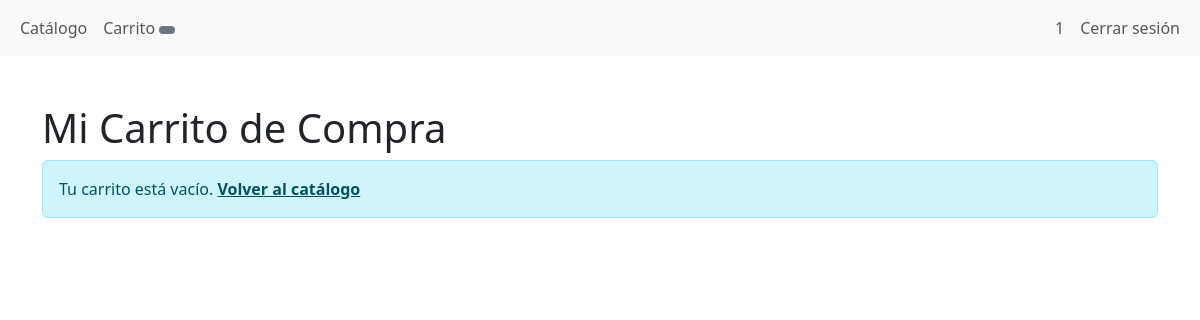
The app's page /carrito (signed in), older data.
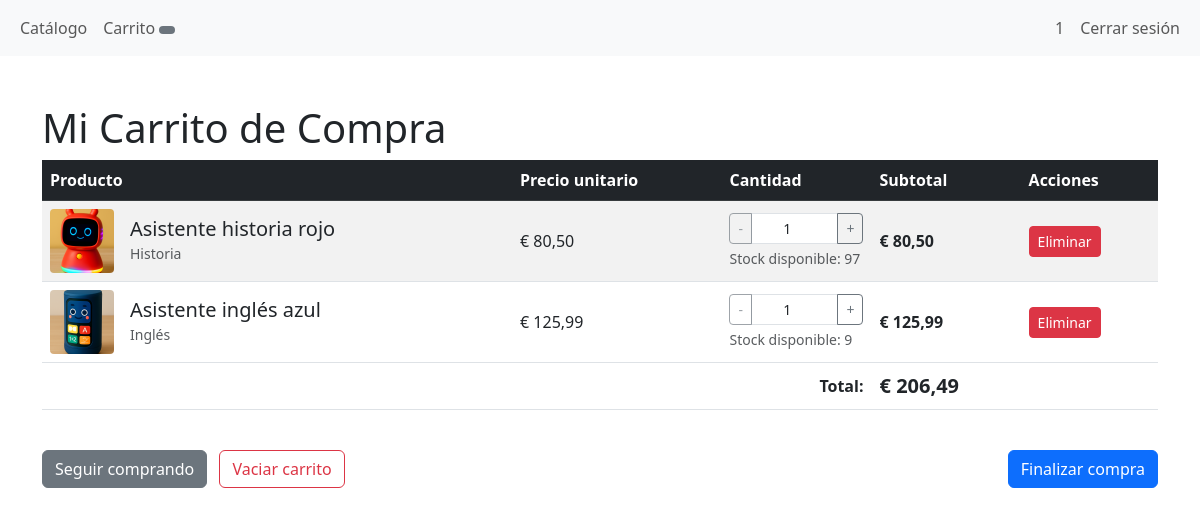
The same page, newer data.
### tables this page shows
CREATE TABLE Items_Carrito (
            id_item INTEGER PRIMARY KEY AUTOINCREMENT,
            id_carrito INTEGER NOT NULL,
            id_producto INTEGER NOT NULL,
            cantidad INTEGER NOT NULL DEFAULT 1,
            FOREIGN KEY (id_carrito) REFERENCES Carritos(id_carrito),
            FOREIGN KEY (id_producto) REFERENCES Productos(id_producto)
        );

CREATE TABLE Productos (
            id_producto INTEGER PRIMARY KEY AUTOINCREMENT,
            nombre TEXT NOT NULL,
            descripcion TEXT,
            precio REAL NOT NULL,
            stock INTEGER NOT NULL DEFAULT 0,
            categoria TEXT,
            imagen_url TEXT
        );

### controllers/CarritoController.php (called while the page is built, shortened)
<?php
require_once __DIR__ . '/../models/Carrito.php';
require_once __DIR__ . '/../models/ItemCarrito.php';
require_once __DIR__ . '/../models/Producto.php';
class CarritoController {
    private PDO $db;
    public function __construct(PDO $db) {
        $this->db = $db;
    }
    public function index() {
        $userId  = $_SESSION['user_id'];
        $carrito = Carrito::getActive($this->db, $userId);
        $items   = $carrito->getItems($this->db);
        $total   = $carrito->getTotal($this->db);
        include __DIR__ . '/../views/header.php';
        include __DIR__ . '/../views/carrito.php';
        include __DIR__ . '/../views/footer.php';
    }
}

### models/Carrito.php (called while the page is built, shortened)
<?php
class Carrito {
    public int $id_carrito;
    public static function getActive(PDO $db, int $userId): ?Carrito {
        $sql = "
            SELECT
                id_carrito,
                id_usuario,
                fecha_creacion,
                activo
            FROM Carritos
            WHERE id_usuario = :id_usuario AND activo = 1
            ORDER BY fecha_creacion DESC
            LIMIT 1
        ";
        $stmt = $db->prepare($sql);
        $stmt->execute(['id_usuario' => $userId]);
        $stmt->setFetchMode(PDO::FETCH_CLASS | PDO::FETCH_PROPS_LATE, self::class);
        $carrito = $stmt->fetch();
        return $carrito;
    }
    public function getItems(PDO $db): array {
        return ItemCarrito::getAllByCarrito($db, $this->id_carrito);
    }
    public function getTotal(PDO $db): float {
        $sql = "
            SELECT SUM(p.precio * ic.cantidad) as total
            FROM Items_Carrito ic
            JOIN Productos p ON ic.id_producto = p.id_producto
            WHERE ic.id_carrito = :id_carrito
        ";
        $stmt = $db->prepare($sql);
        $stmt->execute(['id_carrito' => $this->id_carrito]);
        $result = $stmt->fetch(PDO::FETCH_ASSOC);
        return $result['total'] ?? 0;
    }
}

### models/ItemCarrito.php (called while the page is built, shortened)
<?php
require_once __DIR__ . '/Producto.php';
class ItemCarrito {
    public static function getAllByCarrito(PDO $db, int $carritoId): array {
        $sql = "
            SELECT
                ic.id_item,
                ic.id_carrito,
                ic.id_producto,
                ic.cantidad,
                p.id_producto as 'producto_id',
                p.nombre,
                p.descripcion,
                p.precio,
                p.stock,
                p.categoria,
                p.imagen_url
            FROM Items_Carrito ic
            JOIN Productos p ON ic.id_producto = p.id_producto
            WHERE ic.id_carrito = :id_carrito
        ";
        $stmt = $db->prepare($sql);
        $stmt->execute(['id_carrito' => $carritoId]);
        $items = [];
        while ($row = $stmt->fetch(PDO::FETCH_ASSOC)) {
            $item = new ItemCarrito();
            $item->id_item = $row['id_item'];
            $item->id_carrito = $row['id_carrito'];
            $item->id_producto = $row['id_producto'];
            $item->cantidad = $row['cantidad'];
            $producto = new Producto();
            $producto->id_producto = $row['producto_id'];
            $producto->nombre = $row['nombre'];
            $producto->descripcion = $row['descripcion'];
            $producto->precio = $row['precio'];
            $producto->stock = $row['stock'];
            $producto->categoria = $row['categoria'];
            $producto->imagen_url = $row['imagen_url'];
            $item->producto = $producto;
            $items[] = $item;
        }
        return $items;
    }
}

### models/producto.php (called while the page is built, shortened)
<?php
class Producto {
    public float   $precio;
    public ?string $imagen_url;
    public function getPrecioFormateado(): string {
        return number_format($this->precio, 2, ',', '.');
    }
    public function getRutaImagen(): string {
        $ruta = str_replace('\\', '/', $this->imagen_url);
        if (substr($ruta, 0, 1) !== '/') {
            $ruta = '/' . $ruta;
        }
        return $ruta;
    }
}

### views/carrito.php (the view, shortened to what this page needs)
<div class="container py-4">
  <h1>Mi Carrito de Compra</h1>
  <?php if (empty($items)): ?>
    <div class="alert alert-info">
      Tu carrito está vacío. <a href="/" class="alert-link">Volver al catálogo</a>
    </div>
  <?php else: ?>
    <div class="table-responsive">
      <table class="table table-striped">
        <thead class="table-dark">
          <tr>
            <th>Producto</th>
            <th>Precio unitario</th>
            <th>Cantidad</th>
            <th>Subtotal</th>
            <th>Acciones</th>
          </tr>
        </thead>
        <tbody>
          <?php foreach ($items as $item): ?>
            <tr class="align-middle" data-item-id="<?= $item->id_item ?>">
              <td>
                <div class="d-flex align-items-center">
                  <?php if ($item->producto->imagen_url): ?>
                    <img
                      src="<?= htmlspecialchars($item->producto->getRutaImagen()) ?>"
                      alt="<?= htmlspecialchars($item->producto->nombre) ?>"
                      class="me-3"
                      style="width:64px; height:64px; object-fit:cover; border-radius:4px;"
                    >
                  <?php endif; ?>
                  <div>
                    <h5 class="mb-0"><?= htmlspecialchars($item->producto->nombre) ?></h5>
                    <?php if ($item->producto->categoria): ?>
                      <small class="text-muted"><?= htmlspecialchars($item->producto->categoria) ?></small>
                    <?php endif; ?>
                  </div>
                </div>
              </td>
              <td>€ <?= $item->producto->getPrecioFormateado() ?></td>
              <td style="width: 150px;">
                <div class="input-group">
                  <button
                    class="btn btn-outline-secondary btn-sm btn-decrement"
                    type="button"
                    <?= $item->cantidad <= 1 ? 'disabled' : '' ?>
                  >-</button>
                  <input
                    type="number"
                    class="form-control form-control-sm text-center cantidad-input"
                    value="<?= $item->cantidad ?>"
                    min="1"
                    max="<?= $item->producto->stock ?>"
                    data-item-id="<?= $item->id_item ?>"
                  >
                  <button
                    class="btn btn-outline-secondary btn-sm btn-increment"
                    type="button"
                    <?= $item->cantidad >= $item->producto->stock ? 'disabled' : '' ?>
                  >+</button>
                </div>
                <small class="d-block text-muted mt-1">
                  Stock disponible: <?= $item->producto->stock ?>
                </small>
              </td>
              <td class="fw-bold">
                € <?= number_format($item->producto->precio * $item->cantidad, 2, ',', '.') ?>
              </td>
              <td>
                <button
                  class="btn btn-danger btn-sm btn-remove-item"
                  data-item-id="<?= $item->id_item ?>"
                >
                  <i class="bi bi-trash"></i> Eliminar
                </button>
              </td>
            </tr>
          <?php endforeach; ?>
        </tbody>
        <tfoot>
          <tr>
            <td colspan="3" class="text-end fw-bold">Total:</td>
            <td class="fw-bold fs-5">€ <?= number_format($total, 2, ',', '.') ?></td>
            <td></td>
          </tr>
        </tfoot>
      </table>
    </div>
    <div class="d-flex justify-content-between mt-4">
      <div>
        <a href="/" class="btn btn-secondary">
          <i class="bi bi-arrow-left"></i> Seguir comprando
        </a>
        <button id="btn-empty-cart" class="btn btn-outline-danger ms-2">
          <i class="bi bi-trash"></i> Vaciar carrito
        </button>
      </div>
      <a href="/checkout" class="btn btn-primary">
        <i class="bi bi-cart-check"></i> Finalizar compra
      </a>
    </div>
  <?php endif; ?>
</div>

### public/index.php (shortened to what this page needs)
<?php
require_once __DIR__ . '/../config/database.php';
require_once __DIR__ . '/../controllers/CarritoController.php';
$db = getConnection();
$uri = parse_url($_SERVER['REQUEST_URI'], PHP_URL_PATH);
switch ($uri) {
    case '/carrito':
        $carritoController = new CarritoController($db);
        $carritoController->index();
        break;
}

### views/header.php (shortened to what this page needs)
<!DOCTYPE html>
<html lang="es">
<head>
    <link href="https://cdn.jsdelivr.net/npm/bootstrap@5.3.0/dist/css/bootstrap.min.css" rel="stylesheet">
</head>
<body>
<nav class="navbar navbar-expand-lg navbar-light bg-light mb-4">
  <div class="container-fluid">
    <div class="collapse navbar-collapse" id="navbarMain">
      <ul class="navbar-nav me-auto mb-2 mb-lg-0">
        <li class="nav-item">
          <a class="nav-link" href="/catalogo">Catálogo</a>
        </li>
        <li class="nav-item">
          <a class="nav-link" href="/carrito">Carrito
            <?php if (!empty($_SESSION['user_id'])): ?>
              <span class="badge bg-secondary">
              </span>
            <?php endif; ?>
          </a>
        </li>
      </ul>
      <ul class="navbar-nav ms-auto mb-2 mb-lg-0">
        <?php if (!empty($_SESSION['user_id'])): ?>
          <li class="nav-item">
            <a class="nav-link" href="/perfil"><?= htmlspecialchars($_SESSION['user_name'] ?? 'Perfil') ?></a>
          </li>
          <li class="nav-item">
            <a class="nav-link" href="/logout">Cerrar sesión</a>
          </li>
        <?php endif; ?>
      </ul>
    </div>
  </div>
</nav>

### views/footer.php (shortened to what this page needs)
</body>
</html>

Row changes from the older to the newer data that the page shows:
added items_carrito: shows a picture, id_producto.nombre "Asistente historia rojo", id_producto.categoria "Historia", id_producto.precio "80,50", cantidad "1", id_producto.stock "97", $item->producto->precio * $item->cantidad "80,50"
added items_carrito: shows a picture, id_producto.nombre "Asistente inglés azul", id_producto.categoria "Inglés", id_producto.precio "125,99", cantidad "1", id_producto.stock "9", $item->producto->precio * $item->cantidad "125,99"
Text that changed along with them:
$total: (not shown) → "206,49"
text no longer shown: "Tu carrito está vacío. Volver al catálogo"
text now shown: "Producto Precio unitario Cantidad Subtotal Acciones Total: € Seguir comprando Vaciar carrito Finalizar compra"
